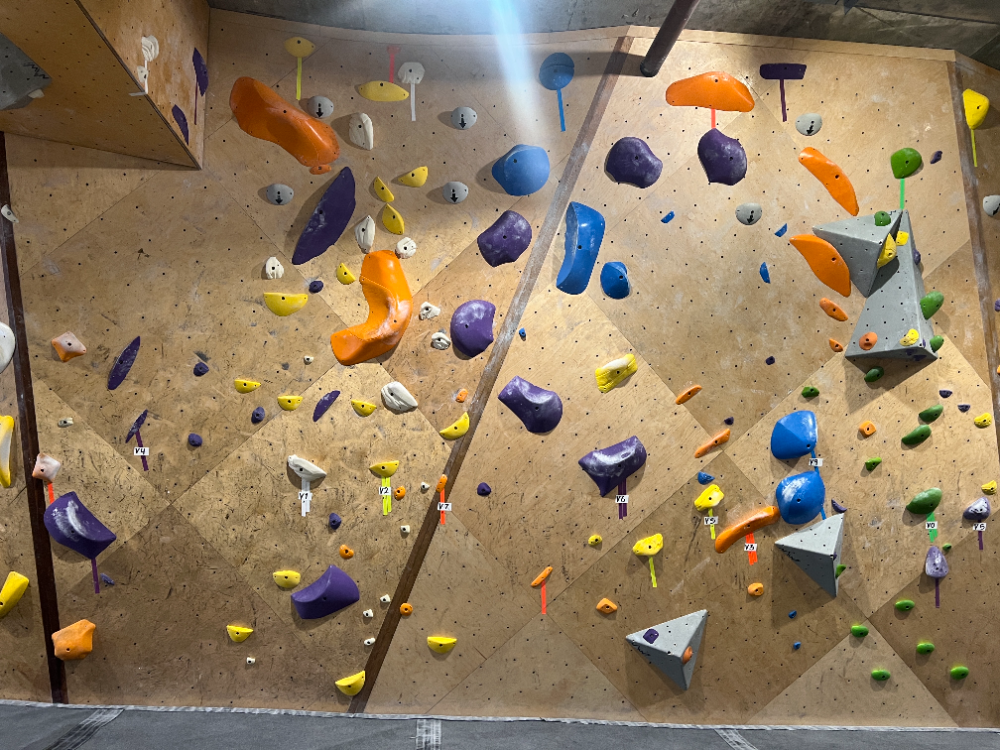
#> input picture computer-vision/climbing_wall.jpg, 1000 x 750 px
$ python -i simplifiedlocalcv.py   (imports and definitions only)
#> lines starting #> are read from the running program, lines starting #| are printed output that depends on the picture; after the words box and inside, x2 and y2 are one past the last pixel; in counts of white or black regions, pixels touching at a corner belong together
#just run from IDE with prompts

import cv2
import numpy as np
import matplotlib.pyplot as plt
import os
from datetime import datetime

def detect_and_classify_holds(image_path, target_color='red', sensitivity=25, min_area=200):
    """
    Detect climbing holds of a specified color and classify them

    Args:
        image_path (str): Path to the input image
        target_color (str): Color to detect (red, blue, green, yellow, etc.)
        sensitivity (int): Color detection sensitivity
        min_area (int): Minimum contour area to consider as a hold

    Returns:
        tuple: (holds_info, grid_map, result_image)
    """
#> called with image_path = '../climbing_wall.jpg', target_color = 'red', sensitivity = 25, min_area = 200
    # Load the image
    if not os.path.exists(image_path):
        raise FileNotFoundError(f"Image not found at {image_path}")

    image = cv2.imread(image_path)
#> image is the input picture: shape (750, 1000, 3); mean B, G, R 97.5, 124.3, 144.3
    if image is None:
        raise ValueError(f"Failed to load image at {image_path}")

    # Convert image to HSV
    hsv = cv2.cvtColor(image, cv2.COLOR_BGR2HSV)
#> hsv: shape (750, 1000, 3); mean H, S, V 30.9, 97.1, 148.6

    # Define color ranges based on common climbing hold colors
    color_ranges = {
        'red': (np.array([0, 100, 100]), np.array([10, 255, 255])),  # Lower red range
        'red2': (np.array([170, 100, 100]), np.array([180, 255, 255])),  # Upper red range
        'blue': (np.array([100, 100, 100]), np.array([130, 255, 255])),
        'green': (np.array([40, 100, 100]), np.array([80, 255, 255])),
        'yellow': (np.array([20, 100, 100]), np.array([35, 255, 255])),
        'orange': (np.array([10, 100, 100]), np.array([25, 255, 255])),
        'purple': (np.array([130, 50, 100]), np.array([160, 255, 255])),
        'black': (np.array([0, 0, 0]), np.array([180, 255, 50])),
        'white': (np.array([0, 0, 200]), np.array([180, 30, 255]))
    }

    # Handle special case for red (which wraps around the hue spectrum)
    if target_color == 'red':
        lower_bound1, upper_bound1 = color_ranges['red']
        lower_bound2, upper_bound2 = color_ranges['red2']

        mask1 = cv2.inRange(hsv, lower_bound1, upper_bound1)
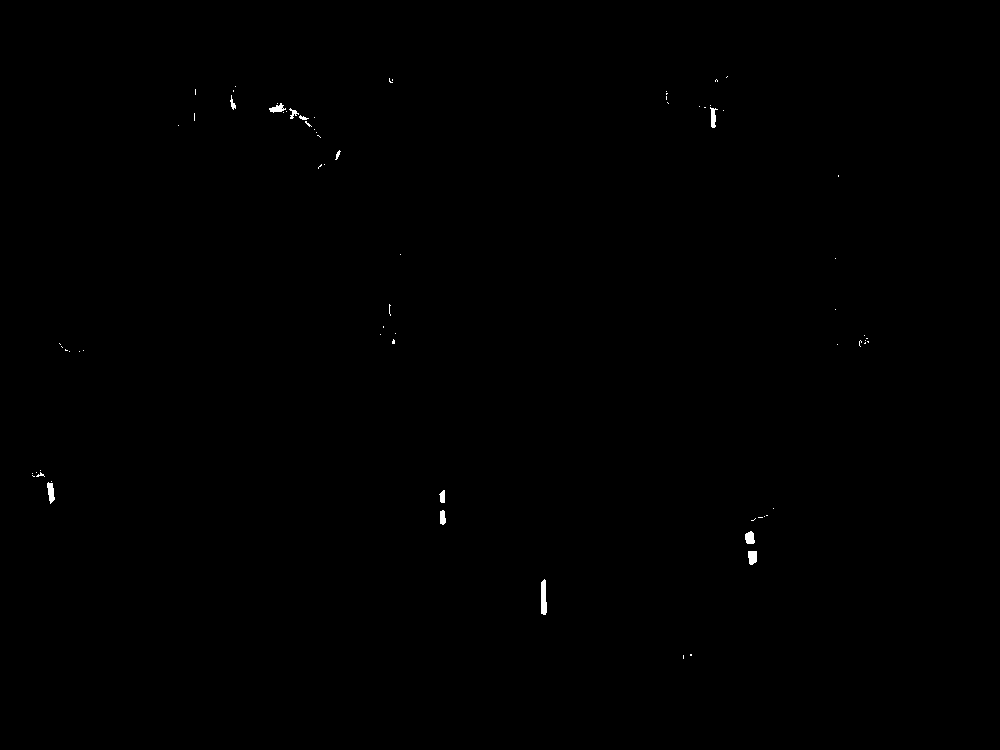
#> mask1: shape (750, 1000); 0.15% white; 74 white regions (62 under 20 px), largest, box (x1, y1, x2, y2) and area: (541, 579, 547, 615) 182, (47, 482, 55, 504) 112, (748, 551, 757, 565) 110
        mask2 = cv2.inRange(hsv, lower_bound2, upper_bound2)
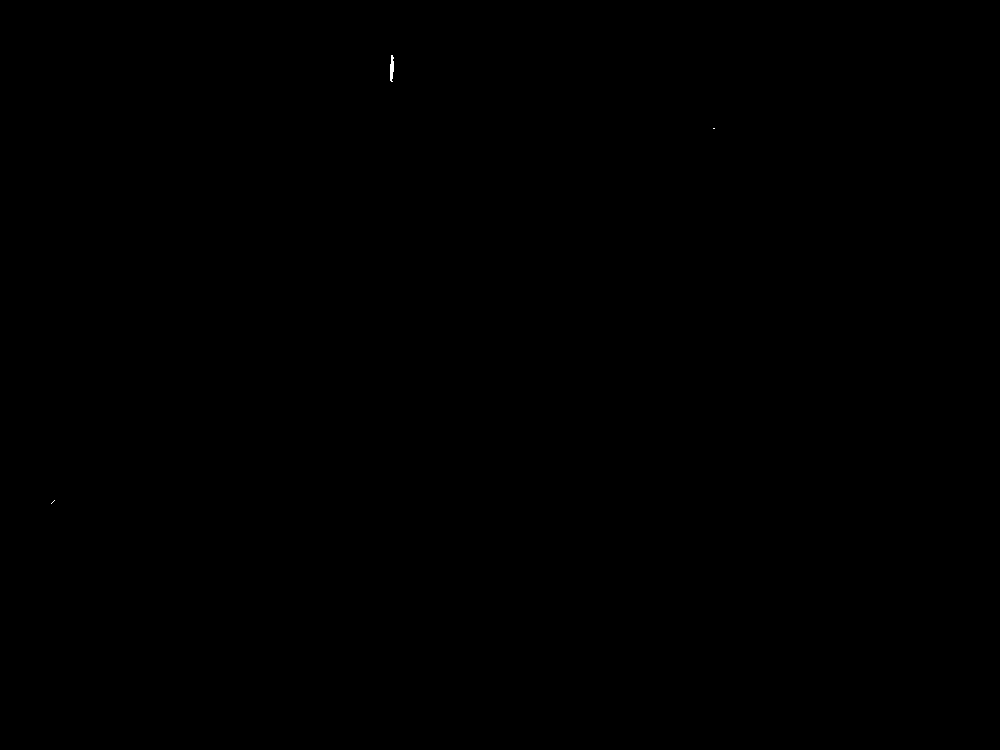
#> mask2: shape (750, 1000); 0.01% white; 3 white regions (2 under 20 px), largest, box (x1, y1, x2, y2) and area: (390, 55, 394, 82) 82
        mask = cv2.bitwise_or(mask1, mask2)
#> mask: shape (750, 1000); 0.17% white; 73 white regions (60 under 20 px), largest, box (x1, y1, x2, y2) and area: (541, 579, 547, 615) 182, (47, 482, 55, 504) 116, (748, 551, 757, 565) 110
    elif target_color in color_ranges:
        lower_bound, upper_bound = color_ranges[target_color]
        mask = cv2.inRange(hsv, lower_bound, upper_bound)
    else:
        raise ValueError(f"Unsupported color: {target_color}. Available colors: {list(color_ranges.keys())}")

    # Apply morphological operations to clean up the mask
    kernel = np.ones((5, 5), np.uint8)
    mask = cv2.morphologyEx(mask, cv2.MORPH_OPEN, kernel)
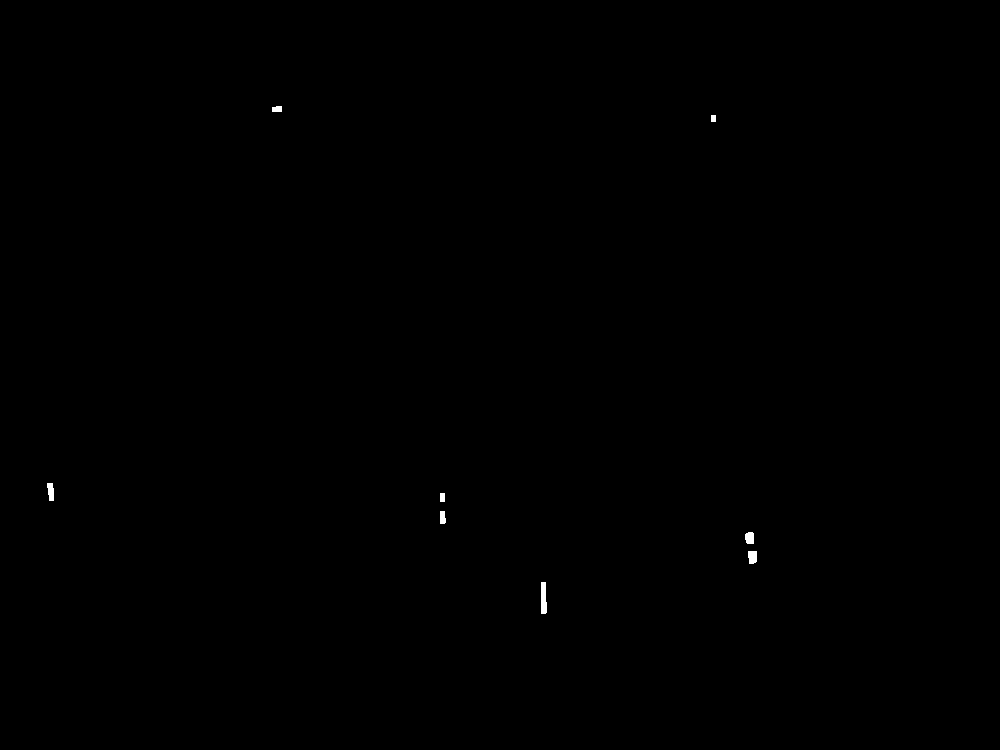
#> mask: shape (750, 1000); 0.09% white; 8 white regions
    mask = cv2.morphologyEx(mask, cv2.MORPH_CLOSE, kernel)

    # Apply mask to get only the target color
    masked_image = cv2.bitwise_and(image, image, mask=mask)

    # Find contours of holds
    contours, _ = cv2.findContours(mask, cv2.RETR_EXTERNAL, cv2.CHAIN_APPROX_SIMPLE)
#> contours = 8 contours; box (x1, y1, x2, y2) and area: (541, 582, 547, 614) 135, (748, 551, 757, 564) 88, (745, 532, 754, 544) 80, (47, 483, 54, 501) 80, (440, 511, 446, 524) 53, (272, 106, 282, 112) 42, (440, 493, 445, 502) 32, (711, 115, 716, 122) 24

    # Create a copy for visualization
    result_image = image.copy()

    # Create a 12x18 grid map (VERTICAL orientation - 12 columns, 18 rows)
    height, width, _ = image.shape
#> height = 750; width = 1000
    grid_map = np.zeros((18, 12), dtype=np.int32)  # Note the reversed dimensions for vertical

    # Calculate cell dimensions
    cell_width = width / 12  # 12 columns
#> cell_width = 83.33
    cell_height = height / 18  # 18 rows
#> cell_height = 41.67

    # Process each contour (potential hold)
    holds_info = []
    for cnt in contours:
        area = cv2.contourArea(cnt)
        if area < min_area:
            continue  # Skip small contours (noise)

        # Get bounding rectangle
        x, y, w, h = cv2.boundingRect(cnt)

        # Map to grid coordinates (now with vertical orientation)
        grid_x_start = max(0, min(11, int(x / cell_width)))  # Column (horizontal position)
        grid_x_end = max(0, min(11, int((x + w) / cell_width)))
        grid_y_start = max(0, min(17, int(y / cell_height)))  # Row (vertical position)
        grid_y_end = max(0, min(17, int((y + h) / cell_height)))

        # Mark cells in grid
        for gx in range(grid_x_start, grid_x_end + 1):
            for gy in range(grid_y_start, grid_y_end + 1):
                grid_map[gy, gx] = 1

        # Classify hold
        hold_type = classify_hold(cnt)

        # Calculate center point
        center_x, center_y = x + w//2, y + h//2

        # Store hold information
        holds_info.append({
            "type": hold_type,
            "position": (center_x, center_y),
            "grid_position": (grid_x_start, grid_y_start),
            "dimensions": (w, h),
            "area": area
        })

        # Draw bounding box and label on result image
        cv2.rectangle(result_image, (x, y), (x+w, y+h), (0, 255, 0), 2)
        cv2.putText(result_image, hold_type, (x, y - 10),
                    cv2.FONT_HERSHEY_SIMPLEX, 0.5, (255, 255, 255), 2)
#> this loop made 8 passes
#> area on passes 1, 2, 3, 4, 6, 8: 135, 87.5, 80.5, 53, 79.5, 41.5
#> (cnt, area) on passes 5, 7: ([[440, 493], [440, 501], [444, 501], [444, 493]], 32), ([[711, 115], [711, 121], [715, 121], [715, 115]], 24)
#> after the loop, holds_info = []

    return holds_info, grid_map, masked_image, result_image

# [181 lines left out: functions classify_hold, save_results, main, not called in this run]

# [2 lines not run here, left out]

>>> result = detect_and_classify_holds('../climbing_wall.jpg')

$ run again, on computer-vision/picture.jpeg
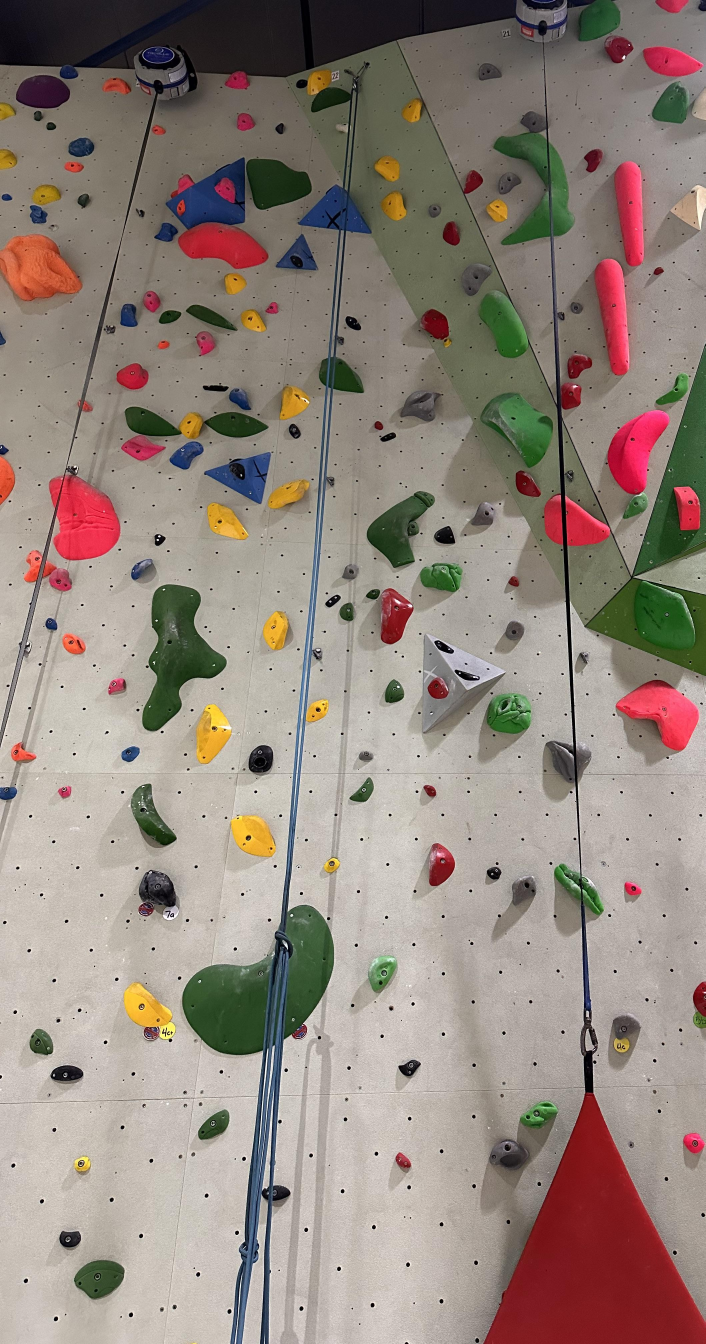
#> input picture computer-vision/picture.jpeg, 2116 x 4032 px (shown at 1/3 size)
#> in detect_and_classify_holds, image is the input picture: shape (4032, 2116, 3); mean B, G, R 125.6, 134.6, 147.8
#> hsv: shape (4032, 2116, 3); mean H, S, V 37.7, 53.8, 151.1
#> in detect_and_classify_holds, `mask1 = cv2.inRange(hsv, lower_bound1, upper_bound1)`:
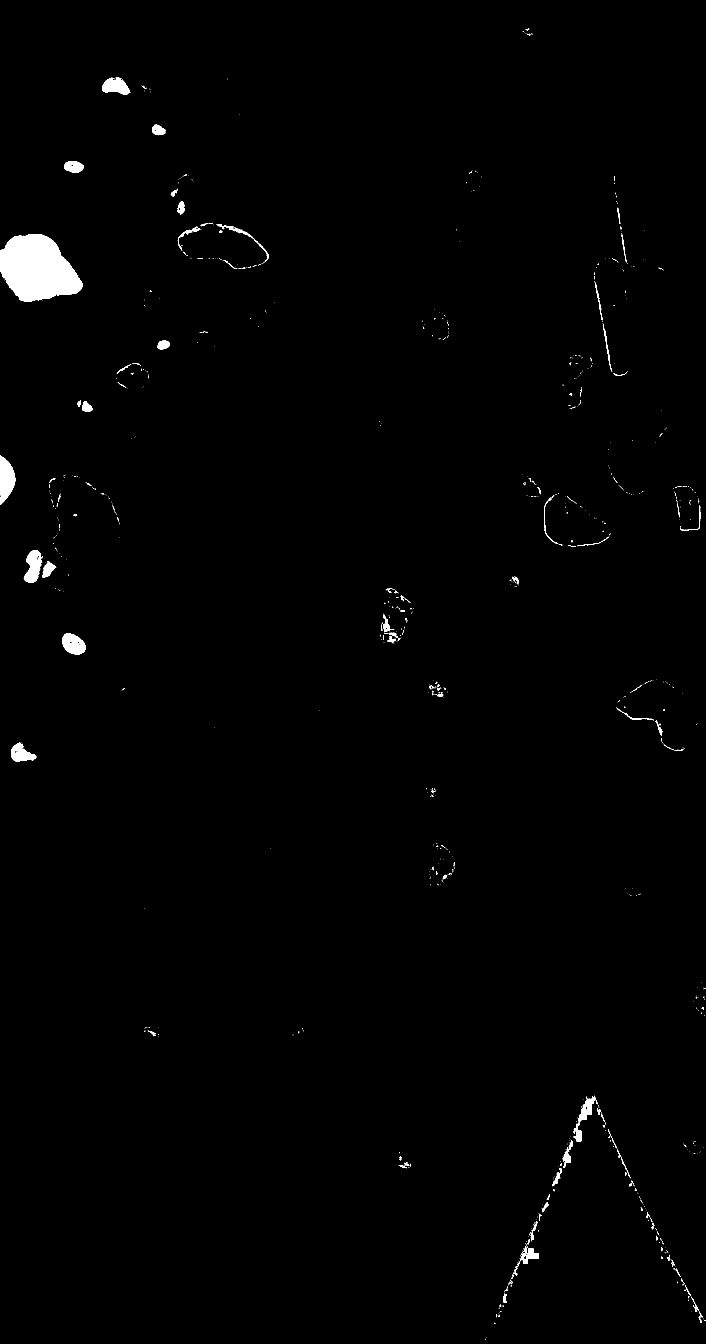
#> mask1: shape (4032, 2116) (shown at 1/3 size); 0.88% white; 1008 white regions (873 under 20 px), largest, box (x1, y1, x2, y2) and area: (0, 702, 248, 905) 35549, (0, 1367, 46, 1515) 4599, (71, 1651, 126, 1747) 3329
#> mask2: shape (4032, 2116); 6.1% white; 479 white regions (397 under 20 px), largest, box (x1, y1, x2, y2) and area: (1451, 3299, 2116, 4032) 249771, (148, 1425, 361, 1681) 39609, (1847, 2044, 2097, 2250) 27944
#> contours = 62 contours, 1 with area under 20; largest, box (x1, y1, x2, y2) and area: (1453, 3278, 2116, 4032) 257072, (147, 1425, 361, 1681) 39795, (0, 703, 248, 904) 35122, (1847, 2045, 2097, 2253) 28390, (1822, 1237, 2007, 1483) 25582
#> the loop in detect_and_classify_holds, `for cnt in contours:` made 62 passes
#> (area, x, y, w, h, grid_x_start, grid_x_end, grid_y_start) on passes 1, 2, 7, 8, 9, 10, 12, 13: (1045.5, 1189, 3459, 44, 41, 6, 6, 15), (2768.5, 2050, 3399, 66, 62, 11, 11, 15), (402.5, 2093, 3005, 23, 41, 11, 11, 13), (957.5, 2085, 2945, 31, 51, 11, 11, 13), (1165, 1874, 2646, 51, 40, 10, 10, 11), (5607.5, 1289, 2531, 75, 123, 7, 7, 11), (733.5, 175, 2359, 38, 33, 0, 1, 10), (2374.5, 34, 2228, 74, 56, 0, 0, 9)
#> after the loop in detect_and_classify_holds, `for cnt in contours:`:
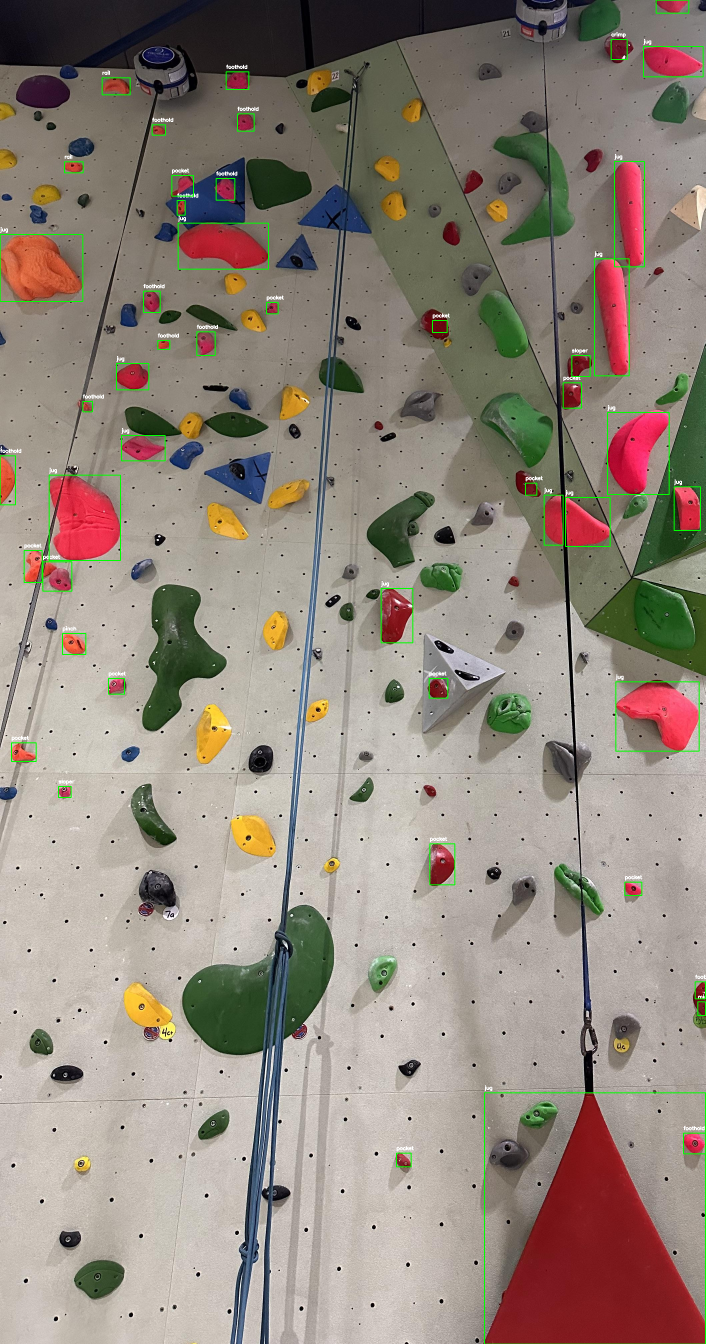
#> result_image: shape (4032, 2116, 3) (shown at 1/3 size); mean B, G, R 125.2, 135.7, 147.1
